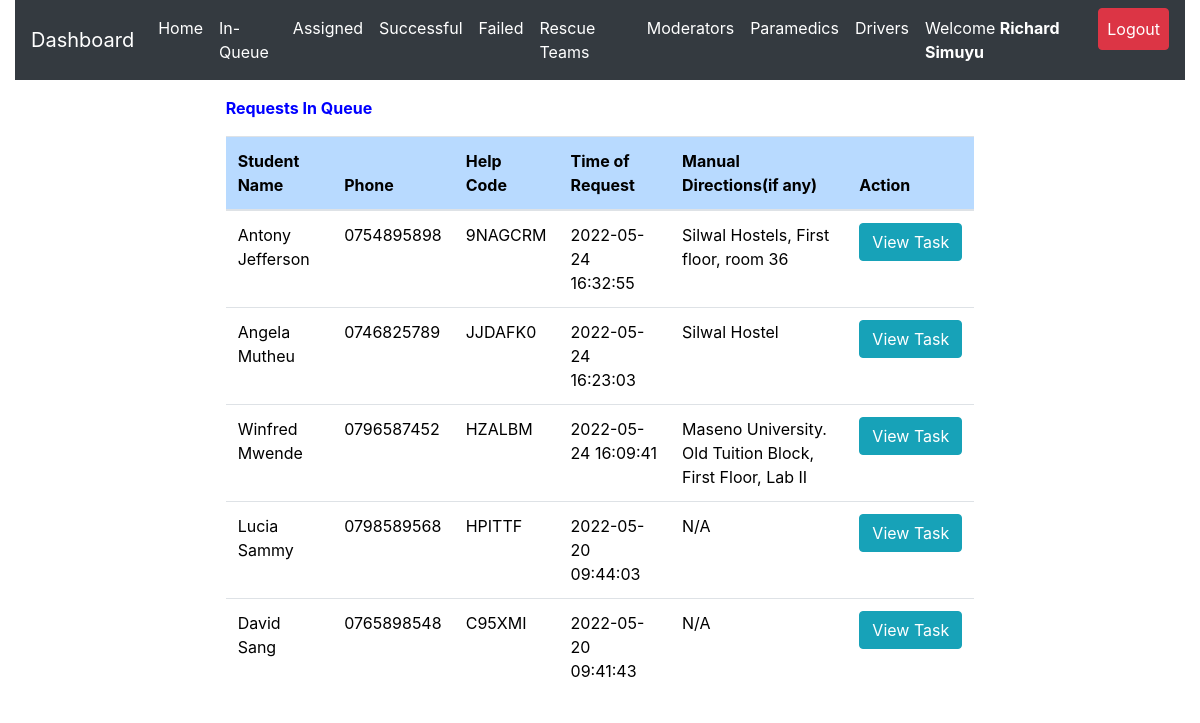
The page /admin/inqueue.php (signed in) on the database its author committed.
### tables this page shows
CREATE TABLE `request_status` (
  `id` int(20) NOT NULL,
  `helpID` varchar(50) NOT NULL,
  `ip_address` varchar(100) NOT NULL,
  `request_latitude` varchar(50) NOT NULL DEFAULT '0',
  `request_longitude` varchar(50) NOT NULL DEFAULT '0',
  `status` varchar(50) DEFAULT 'Pending',
  `emergency_type` varchar(50) NOT NULL,
  `manual_directions` varchar(500) DEFAULT 'N/A',
  `emergency_description` varchar(255) DEFAULT 'No Description',
  `admNo` varchar(255) NOT NULL,
  `timestamp` datetime NOT NULL DEFAULT CURRENT_TIMESTAMP
);

CREATE TABLE `student_details` (
  `id` int(20) NOT NULL,
  `regNum` varchar(255) NOT NULL,
  `firstname` varchar(255) NOT NULL,
  `lastname` varchar(255) NOT NULL,
  `emailaddress` varchar(255) NOT NULL,
  `phonenumber` varchar(15) NOT NULL,
  `password` varchar(255) NOT NULL,
  `password_reset_token` varchar(500) DEFAULT NULL,
  `date` datetime NOT NULL DEFAULT CURRENT_TIMESTAMP
);

### admin/inqueue.php (the view, shortened to what this page needs)
<?php
include 'server.php';
$admin_id = $_SESSION['admin_id'];
$admin_fname = $_SESSION['admin_firstname'];
$admin_lname = $_SESSION['admin_lastname'];
$admin_name = $admin_fname. " ".$admin_lname;
?>
<!DOCTYPE html>
<html lang="en">
<head>
<?php include './includes/header.php'; ?>
</head>
  <body>
    <?php include './includes/navbar.php'; ?>
  <div class="row m-3">
<div class="col-md-2"></div>
    <div class="col-md-8">
<div class="table-responsive-lg">
    <table class="table" style='color:black'>
        <thead>
          <p  style='color:blue; font-weight:bold'>
          Requests In Queue
</p>
            <tr >
              <th scope="col" class="table-primary">Student Name</th>
              <th scope="col" class="table-primary">Phone</th>
              <th scope="col" class="table-primary">Help Code</th>
              <th scope="col" class="table-primary">Time of Request</th>
              <th scope="col" class="table-primary">Manual Directions(if any)</th>
              <th scope="col" class="table-primary">Action</th>
            </tr>
          </thead>
          <tbody>
    <?php
    if($admin_id){
        $data_fetch_query = "SELECT request_status.id, request_status.helpID,request_status.manual_directions,request_status.status,request_status.emergency_description,
        request_status.admNo,request_status.timestamp,student_details.regNum,student_details.regNum,
        student_details.firstname,student_details.lastname,student_details.phonenumber
        FROM request_status
        INNER JOIN student_details ON request_status.admNo = student_details.regNum  WHERE request_status.status ='Pending' order by request_status.timestamp DESC;";
        $data_result = mysqli_query($db, $data_fetch_query);
        if ($data_result->num_rows > 0){
            while($row = $data_result->fetch_assoc()) {
            $help_code=$row["helpID"];
            $request_status=$row["status"];
            $name=$row["firstname"] ." ".$row["lastname"];
            $phone=$row["phonenumber"];
            $description=$row["emergency_description"];
        echo "<tr style='font-weight:normal'> <td>" .$row["firstname"]." ".$row["lastname"]. "</td>";
        echo "<td>" .$row["phonenumber"]."</td>";
        echo "<td>" .$row["helpID"]."</td>";
        echo "<td>" .$row["timestamp"]."</td>";
        echo "<td>" .$row["manual_directions"]."</td>";
        echo "<td>
        <form method ='POST' action='server.php'>
        <input  type='text' hidden name='help_code' value='$help_code'>
        <input type='submit'  data-description ='$description' data-adminname='$admin_name' data-adminid='$admin_id' data-helpcode='$help_code' data-name='$name' data-phone='$phone' data-status='$request_status' value='View Task' id='view_task_button' class='btn btn-info taskViewButton'>
        </form>
        </td> </tr>";
        }
        }else{
        echo "<td>"."No Requests Found"."</td>";
        }
        } else{
            echo "<td>"."No Data Found"."</td>";
        }
?>
          </tbody>
    </table>
  </div>
  </div>
  <div class="col-md-2"></div>
</div>
  </body>
</html>

### rows shown on the page
request_status: admNo.firstname "Antony", admNo.lastname "Jefferson", admNo.phonenumber "0754895898", helpID "9NAGCRM", timestamp "2022-05-24 16:32:55", manual_directions "Silwal Hostels, First floor, room 36"
request_status: admNo.firstname "Angela", admNo.lastname "Mutheu", admNo.phonenumber "0746825789", helpID "JJDAFK0", timestamp "2022-05-24 16:23:03", manual_directions "Silwal Hostel"
request_status: admNo.firstname "Winfred", admNo.lastname "Mwende", admNo.phonenumber "0796587452", helpID "HZALBM", timestamp "2022-05-24 16:09:41", manual_directions "Maseno University. Old Tuition Block, First Floor, Lab II"
request_status: admNo.firstname "Lucia", admNo.lastname "Sammy", admNo.phonenumber "0798589568", helpID "HPITTF", timestamp "2022-05-20 09:44:03", manual_directions "N/A"
request_status: admNo.firstname "David", admNo.lastname "Sang", admNo.phonenumber "0765898548", helpID "C95XMI", timestamp "2022-05-20 09:41:43", manual_directions "N/A"

### other values the page prints
$_SESSION['admin_firstname'] "Richard"
$_SESSION['admin_lastname'] "Simuyu"
